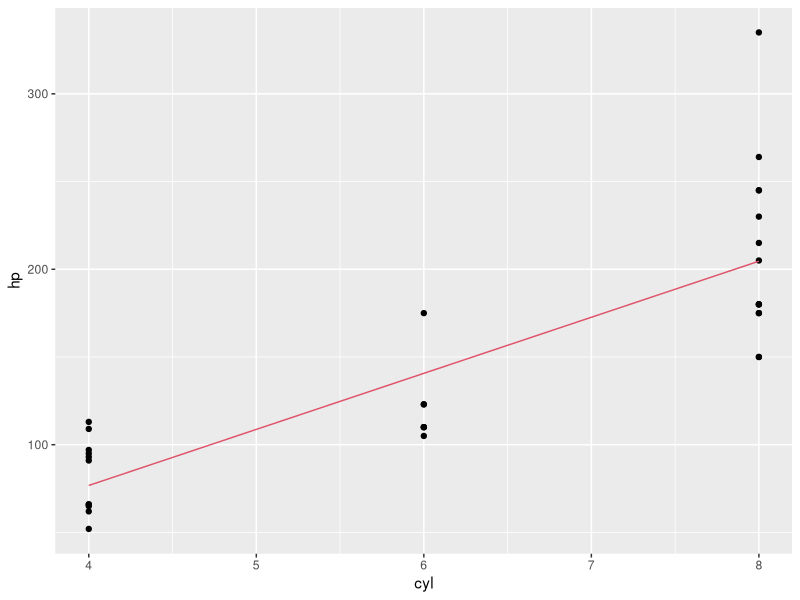

Recreate this plot in R.
## ---- chunk 1
knitr::opts_chunk$set(echo = FALSE)
## ---- chunk 2

library(ggplot2)
data(mtcars)

ff=lm(hp~cyl,data=mtcars)
cf=coefficients(ff)
qplot(cyl,hp,data=mtcars)+geom_line(aes(x=cyl,y=cyl*cf[2]+cf[1]),color=2)

